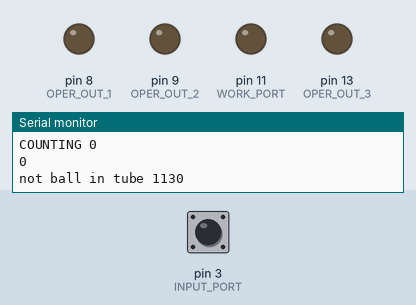
Bench run of a sketch on a simulated Arduino Uno, built with avr-gcc and run on an emulated ATmega328P. On the bench: output pins drawn as LEDs (lit = HIGH), the last lines printed to the serial monitor. Inputs (shaded band) come from the test bench; at power-on: pin 3 (INPUT_PORT) LOW.

Above: at 1.2 s.
1.3 s: pin 3 (INPUT_PORT) driven HIGH
At 2.8 s:
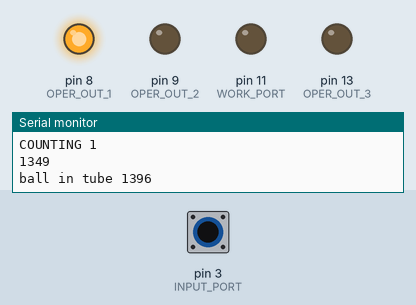
3.8 s: pin 3 (INPUT_PORT) pulsed LOW 5 times (0.12 s each, 0.3 s apart)
At 6.9 s:
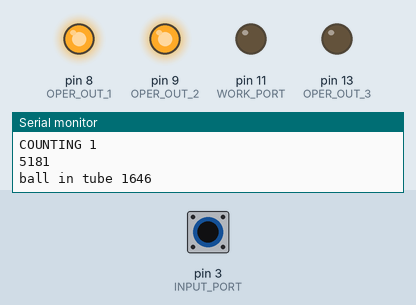
7.7 s: pin 3 (INPUT_PORT) pulsed LOW 2 times (0.12 s each, 0.3 s apart)
At 10.3 s:
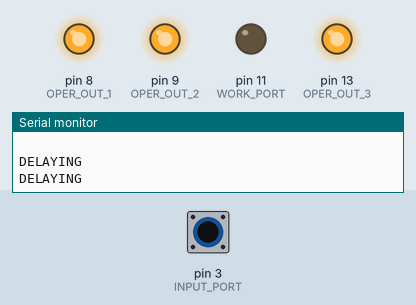
Timing chart, 0 to 14.7 s (numbered marks = the images above; inputs shaded):
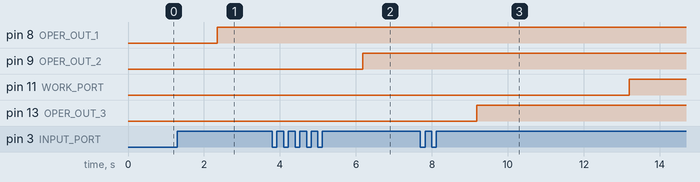

The sketch:

project.ino
```cpp
/*******************************************************************************

  Counter Balls
  project.ino - program for Arduino (328P)
  Created by Vasiliy A. Ponomarjov, February 28, 2015.
  Email: vas@vingrad.ru

 ******************************************************************************/

#define DEBUG

#define STATE_OFF   LOW                         //выключено (//выключено (низкий уровень)  низкий уровень)
#define STATE_ON    HIGH                        //включено (высокий уровень)

//входы
#define INPUT_PORT  3                           //вход счетчика
//выходы
#define OPER_OUT_1  8                           //первый выход для оператора
#define OPER_OUT_2  9                           //второй выход для оператора
#ifdef DEBUG
#define OPER_OUT_3  13                          //третий выход для оператора
#else
#define OPER_OUT_3  10                          //третий выход для оператора
#endif
#define WORK_PORT   11                          //выход исполнительного механизма
//константы задержек
#define INTERVAL_BOUNCE  1000                    //время дребезга (мс)
#define INTERVAL_TRANSIT 2000                    //время прохождения шара (мс)
#define INTERVAL_DELAY   3000                   //время ожидания после прохождения 3 шара (мс)
#define INTERVAL_WORK    300000                 //время работы исполнительного мехнаизма (мс) (5 минут = 5*60*1000)

//рабочие переменные
enum {COUNTING, DELAYING, WORKING} state;       //перечисление работаем или считаем

unsigned long time_full;                        //время получения всех шаров
unsigned long time_start_work;                  //время начала работы
unsigned long time_start_bounce;                //время начала движения шара

uint8_t balls = 0;                              //число посчитанных шаров
bool ball_in_tube = false;                      //флаг наличия шара в трубе
bool current_state = false;                     //текущее состояние датчика

/**
 * Функция включения механизма
 */
void start() {
  digitalWrite(WORK_PORT, STATE_ON);            //включаем выход
  time_start_work = millis();                   //запоминаем время старта
  state = WORKING;                              //переходим в рабочий режим
}

/**
 * Функция выключени и перехода в состояние счета
 */
void stop() {
  balls = 0;                                    //обнуляем счетчик шаров
  digitalWrite(OPER_OUT_1, STATE_OFF);          //отключаем выходы
  digitalWrite(OPER_OUT_2, STATE_OFF);
  digitalWrite(OPER_OUT_3, STATE_OFF);
  digitalWrite(WORK_PORT, STATE_OFF);
  time_start_work = 0;                          //обнуляем время старта
  state = COUNTING;                             //переходим в состояние счета
}

/**
 * Инициализация
 */
void setup() {
#ifdef DEBUG
  Serial.begin(9600);
#endif
  //инициализируем выходы
  pinMode(INPUT_PORT, INPUT);
  pinMode(OPER_OUT_1, OUTPUT);
  pinMode(OPER_OUT_2, OUTPUT);
  pinMode(OPER_OUT_3, OUTPUT);
  pinMode(WORK_PORT, OUTPUT);
  //первоначальные состояния
  digitalWrite(INPUT_PORT, LOW);
  digitalWrite(OPER_OUT_1, STATE_OFF);
  digitalWrite(OPER_OUT_2, STATE_OFF);
  digitalWrite(OPER_OUT_3, STATE_OFF);
  digitalWrite(WORK_PORT, STATE_OFF);
  //инициализируем переменные
  time_full = time_start_work = time_start_bounce = 0;
  state = COUNTING;
}

/**
 * Рабочий цикл
 */
void loop() {
  //проверяем текущее состояние процессора
  switch (state) {
    case COUNTING: {
      //опрашиваем датчик
      current_state = digitalRead(INPUT_PORT);
#ifdef DEBUG
      Serial.println(" ");
      Serial.print("COUNTING ");
      Serial.println(current_state);
      Serial.println(time_start_bounce);
#endif
      //если шарик уже в трубе, то смотрим как он себя ведет
      //текущее состояние датчика в этом случае нам не важно
      if (ball_in_tube) {
        //проверяем время проверки прохода шара, если прошел, то сбрасываем значения
        if ((millis() - time_start_bounce >= INTERVAL_TRANSIT)) {
          ball_in_tube = current_state;
          time_start_bounce = 0;
          //если 3 шара, то переходим в состояние ожидания запуска исполнительного механизма
          if (balls == 3) {
            state = DELAYING;
            time_full = millis();
          }
        }
#ifdef DEBUG
        Serial.print("ball in tube ");
        Serial.println(millis() - time_start_bounce);
#endif
      } else {
        //проверяем на диапазон дребезга, если его уже прошли, то сообщаем оператору
        if ((time_start_bounce != 0) && (millis() - time_start_bounce >= INTERVAL_BOUNCE)) {
          //шарик в трубе
          ball_in_tube = true;
          //увеличиваем счетчик шаров
          balls++;
          //ссобщаем оператору
          if (balls == 1) {
            digitalWrite(OPER_OUT_1, STATE_ON);
          } else if (balls == 2) {
            digitalWrite(OPER_OUT_2, STATE_ON);
          } else if (balls == 3) {
            digitalWrite(OPER_OUT_3, STATE_ON);
          }
        }
#ifdef DEBUG
        Serial.print("not ball in tube ");
        Serial.println(millis() - time_start_bounce);
#endif
        //если датчик активен и время запуска шара не установлено, то устанавливаем
        if (current_state) {
          if (time_start_bounce == 0) {
            time_start_bounce = millis();
          }
        } else {
          //если в время дребезга изменилось состояние, то это был не шар
          if (millis() - time_start_bounce < INTERVAL_BOUNCE)
            time_start_bounce = 0;
        }
      }
      break;
    }
    case DELAYING: {
#ifdef DEBUG
      Serial.println(" ");
      Serial.print("DELAYING ");
#endif
      //если задержка больше заданной, то запуск механизма, диоды не тушим
      if (millis() - time_full >= INTERVAL_DELAY)
        start();
      break;
    }
    case WORKING: {
#ifdef DEBUG
      Serial.println(" ");
      Serial.print("WORKING ");
#endif
      if (millis() - time_start_work >= INTERVAL_WORK)
        stop();
      break;
    }
  }
}
```

Measured:
- after the input at 1.3 s, pin 8 (OPER_OUT_1): LOW → HIGH after 1.1 s
- after the input at 3.8 s, pin 9 (OPER_OUT_2): LOW → HIGH after 2.4 s
- after the input at 7.7 s, pin 11 (WORK_PORT): LOW → HIGH after 5.5 s; pin 13 (OPER_OUT_3): LOW → HIGH after 1.5 s
